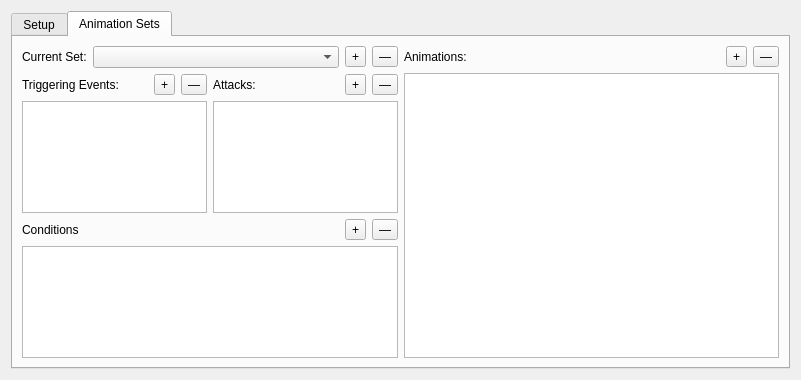
<?xml version="1.0" encoding="UTF-8"?>
<ui version="4.0">
 <class>CharacterEditor</class>
 <widget class="QWidget" name="CharacterEditor">
  <property name="geometry">
   <rect>
    <x>0</x>
    <y>0</y>
    <width>801</width>
    <height>380</height>
   </rect>
  </property>
  <property name="windowTitle">
   <string>Form</string>
  </property>
  <layout class="QVBoxLayout" name="verticalLayout_6">
   <item>
    <widget class="QTabWidget" name="mainTab">
     <property name="currentIndex">
      <number>1</number>
     </property>
     <widget class="QWidget" name="setupTab">
      <attribute name="title">
       <string>Setup</string>
      </attribute>
      <layout class="QVBoxLayout" name="verticalLayout_12">
       <item>
        <layout class="QHBoxLayout" name="horizontalLayout_11" stretch="10,1">
         <item>
          <layout class="QGridLayout" name="gridLayout">
           <item row="0" column="0">
            <layout class="QHBoxLayout" name="horizontalLayout_2" stretch="1,10,0,0">
             <property name="sizeConstraint">
              <enum>QLayout::SetDefaultConstraint</enum>
             </property>
             <item>
              <widget class="QLabel" name="rigLabel">
               <property name="font">
                <font>
                 <pointsize>10</pointsize>
                </font>
               </property>
               <property name="text">
                <string>Rig:</string>
               </property>
              </widget>
             </item>
             <item>
              <widget class="QComboBox" name="rigComboBox">
               <property name="editable">
                <bool>true</bool>
               </property>
               <property name="currentText">
                <string>(none)</string>
               </property>
              </widget>
             </item>
             <item>
              <widget class="QToolButton" name="dummyRigButton">
               <property name="toolTip">
                <string>&lt;html&gt;&lt;head/&gt;&lt;body&gt;&lt;p&gt;Create Single Bone Dummy Rig&lt;/p&gt;&lt;/body&gt;&lt;/html&gt;</string>
               </property>
               <property name="whatsThis">
                <string>&lt;html&gt;&lt;head/&gt;&lt;body&gt;&lt;p&gt;Create Dummy Single Bone Rig&lt;/p&gt;&lt;/body&gt;&lt;/html&gt;</string>
               </property>
               <property name="text">
                <string>+</string>
               </property>
              </widget>
             </item>
             <item>
              <widget class="QToolButton" name="rigImportButton">
               <property name="toolTip">
                <string>&lt;html&gt;&lt;head/&gt;&lt;body&gt;&lt;p&gt;Import Rig&lt;/p&gt;&lt;/body&gt;&lt;/html&gt;</string>
               </property>
               <property name="text">
                <string>...</string>
               </property>
              </widget>
             </item>
            </layout>
           </item>
           <item row="1" column="0">
            <layout class="QHBoxLayout" name="horizontalLayout" stretch="1,10,0,0">
             <property name="sizeConstraint">
              <enum>QLayout::SetDefaultConstraint</enum>
             </property>
             <item>
              <widget class="QLabel" name="behaviorLabel">
               <property name="font">
                <font>
                 <pointsize>10</pointsize>
                </font>
               </property>
               <property name="text">
                <string>Main Behavior:</string>
               </property>
              </widget>
             </item>
             <item>
              <widget class="QComboBox" name="behavioComboBox">
               <property name="editable">
                <bool>true</bool>
               </property>
               <property name="currentText">
                <string>(none)</string>
               </property>
              </widget>
             </item>
             <item>
              <widget class="QToolButton" name="behaviorNewButton">
               <property name="text">
                <string>+</string>
               </property>
              </widget>
             </item>
             <item>
              <widget class="QToolButton" name="behaviorImportButton">
               <property name="text">
                <string>...</string>
               </property>
              </widget>
             </item>
            </layout>
           </item>
          </layout>
         </item>
         <item>
          <layout class="QGridLayout" name="gridLayout_3">
           <item row="0" column="1">
            <widget class="QLineEdit" name="rigBoneCountLineEdit">
             <property name="enabled">
              <bool>true</bool>
             </property>
             <property name="sizePolicy">
              <sizepolicy hsizetype="Expanding" vsizetype="Fixed">
               <horstretch>0</horstretch>
               <verstretch>0</verstretch>
              </sizepolicy>
             </property>
             <property name="readOnly">
              <bool>true</bool>
             </property>
            </widget>
           </item>
           <item row="0" column="0">
            <widget class="QLabel" name="rigBoneCount">
             <property name="font">
              <font>
               <pointsize>10</pointsize>
              </font>
             </property>
             <property name="text">
              <string>Skeleton Bones:</string>
             </property>
            </widget>
           </item>
           <item row="1" column="0">
            <widget class="QLabel" name="ragdollBoneCount">
             <property name="font">
              <font>
               <pointsize>10</pointsize>
              </font>
             </property>
             <property name="text">
              <string>Ragdoll Bones:</string>
             </property>
            </widget>
           </item>
           <item row="1" column="1">
            <widget class="QLineEdit" name="ragdollBoneCountLineEdit">
             <property name="enabled">
              <bool>true</bool>
             </property>
             <property name="readOnly">
              <bool>true</bool>
             </property>
            </widget>
           </item>
          </layout>
         </item>
        </layout>
       </item>
       <item>
        <widget class="QGroupBox" name="setupMirrrorinGroupBox">
         <property name="title">
          <string>Mirroring Properties:</string>
         </property>
         <layout class="QVBoxLayout" name="verticalLayout_11">
          <item>
           <layout class="QVBoxLayout" name="verticalLayout_10">
            <item>
             <layout class="QHBoxLayout" name="horizontalLayout_12">
              <item>
               <widget class="QLabel" name="label">
                <property name="text">
                 <string>Axis:</string>
                </property>
               </widget>
              </item>
              <item>
               <widget class="QLabel" name="label_2">
                <property name="text">
                 <string>X:</string>
                </property>
                <property name="alignment">
                 <set>Qt::AlignRight|Qt::AlignTrailing|Qt::AlignVCenter</set>
                </property>
               </widget>
              </item>
              <item>
               <widget class="QDoubleSpinBox" name="mirroringXDoubleSpinBox">
                <property name="decimals">
                 <number>5</number>
                </property>
                <property name="minimum">
                 <double>-1.000000000000000</double>
                </property>
                <property name="maximum">
                 <double>1.000000000000000</double>
                </property>
                <property name="singleStep">
                 <double>0.100000000000000</double>
                </property>
               </widget>
              </item>
              <item>
               <widget class="QLabel" name="label_3">
                <property name="text">
                 <string>Y:</string>
                </property>
                <property name="alignment">
                 <set>Qt::AlignRight|Qt::AlignTrailing|Qt::AlignVCenter</set>
                </property>
               </widget>
              </item>
              <item>
               <widget class="QDoubleSpinBox" name="mirroringYDoubleSpinBox">
                <property name="decimals">
                 <number>5</number>
                </property>
                <property name="minimum">
                 <double>-1.000000000000000</double>
                </property>
                <property name="maximum">
                 <double>1.000000000000000</double>
                </property>
                <property name="singleStep">
                 <double>0.100000000000000</double>
                </property>
               </widget>
              </item>
              <item>
               <widget class="QLabel" name="label_4">
                <property name="text">
                 <string>Z:</string>
                </property>
                <property name="alignment">
                 <set>Qt::AlignRight|Qt::AlignTrailing|Qt::AlignVCenter</set>
                </property>
               </widget>
              </item>
              <item>
               <widget class="QDoubleSpinBox" name="mirroringZDoubleSpinBox">
                <property name="decimals">
                 <number>5</number>
                </property>
                <property name="minimum">
                 <double>-1.000000000000000</double>
                </property>
                <property name="maximum">
                 <double>1.000000000000000</double>
                </property>
                <property name="singleStep">
                 <double>0.100000000000000</double>
                </property>
                <property name="value">
                 <double>1.000000000000000</double>
                </property>
               </widget>
              </item>
              <item>
               <widget class="QPushButton" name="mirroringComputePairingsButton">
                <property name="text">
                 <string>Automatically Compute Bone Pairings</string>
                </property>
               </widget>
              </item>
             </layout>
            </item>
            <item>
             <layout class="QHBoxLayout" name="horizontalLayout_13">
              <item>
               <layout class="QVBoxLayout" name="verticalLayout_8">
                <item>
                 <widget class="QLabel" name="label_5">
                  <property name="text">
                   <string>Select Bone:</string>
                  </property>
                 </widget>
                </item>
                <item>
                 <widget class="QTreeView" name="selectBoneTreeView"/>
                </item>
               </layout>
              </item>
              <item>
               <layout class="QVBoxLayout" name="verticalLayout_9">
                <item>
                 <widget class="QLabel" name="label_6">
                  <property name="text">
                   <string>Select Paired Bone:</string>
                  </property>
                 </widget>
                </item>
                <item>
                 <widget class="QTreeView" name="selectPairedBoneTreeView"/>
                </item>
               </layout>
              </item>
             </layout>
            </item>
           </layout>
          </item>
         </layout>
        </widget>
       </item>
      </layout>
     </widget>
     <widget class="QWidget" name="animationSetsTab">
      <property name="toolTip">
       <string>Manage character's animation sets</string>
      </property>
      <attribute name="title">
       <string>Animation Sets</string>
      </attribute>
      <layout class="QVBoxLayout" name="verticalLayout_7">
       <item>
        <layout class="QHBoxLayout" name="horizontalLayout_9" stretch="1,1">
         <item>
          <layout class="QVBoxLayout" name="verticalLayout_4">
           <item>
            <layout class="QHBoxLayout" name="horizontalLayout_3" stretch="0,2,0,0">
             <item>
              <widget class="QLabel" name="setCurrentLabel">
               <property name="text">
                <string>Current Set:</string>
               </property>
              </widget>
             </item>
             <item>
              <widget class="QComboBox" name="setCurrentComboBox"/>
             </item>
             <item>
              <widget class="QToolButton" name="setAddButton">
               <property name="text">
                <string>+</string>
               </property>
              </widget>
             </item>
             <item>
              <widget class="QToolButton" name="setRemoveButton">
               <property name="text">
                <string>—</string>
               </property>
              </widget>
             </item>
            </layout>
           </item>
           <item>
            <layout class="QHBoxLayout" name="horizontalLayout_7">
             <item>
              <layout class="QVBoxLayout" name="verticalLayout">
               <item>
                <layout class="QHBoxLayout" name="horizontalLayout_4">
                 <item>
                  <widget class="QLabel" name="setTriggeringEvents">
                   <property name="text">
                    <string>Triggering Events:</string>
                   </property>
                  </widget>
                 </item>
                 <item>
                  <widget class="QToolButton" name="setEventAddButton">
                   <property name="text">
                    <string>+</string>
                   </property>
                  </widget>
                 </item>
                 <item>
                  <widget class="QToolButton" name="setEventRemoveButton">
                   <property name="text">
                    <string>—</string>
                   </property>
                  </widget>
                 </item>
                </layout>
               </item>
               <item>
                <widget class="QTableWidget" name="setTriggetingEventsView">
                 <property name="editTriggers">
                  <set>QAbstractItemView::NoEditTriggers</set>
                 </property>
                 <property name="showDropIndicator" stdset="0">
                  <bool>false</bool>
                 </property>
                 <property name="dragDropOverwriteMode">
                  <bool>false</bool>
                 </property>
                 <property name="textElideMode">
                  <enum>Qt::ElideNone</enum>
                 </property>
                 <property name="showGrid">
                  <bool>false</bool>
                 </property>
                 <property name="rowCount">
                  <number>0</number>
                 </property>
                 <property name="columnCount">
                  <number>1</number>
                 </property>
                 <attribute name="horizontalHeaderVisible">
                  <bool>false</bool>
                 </attribute>
                 <attribute name="horizontalHeaderDefaultSectionSize">
                  <number>200</number>
                 </attribute>
                 <attribute name="horizontalHeaderHighlightSections">
                  <bool>true</bool>
                 </attribute>
                 <attribute name="horizontalHeaderStretchLastSection">
                  <bool>true</bool>
                 </attribute>
                 <attribute name="verticalHeaderVisible">
                  <bool>false</bool>
                 </attribute>
                 <attribute name="verticalHeaderMinimumSectionSize">
                  <number>20</number>
                 </attribute>
                 <attribute name="verticalHeaderDefaultSectionSize">
                  <number>20</number>
                 </attribute>
                 <column/>
                </widget>
               </item>
              </layout>
             </item>
             <item>
              <layout class="QVBoxLayout" name="verticalLayout_3">
               <item>
                <layout class="QHBoxLayout" name="horizontalLayout_6">
                 <item>
                  <widget class="QLabel" name="setAttacksLabel">
                   <property name="text">
                    <string>Attacks:</string>
                   </property>
                  </widget>
                 </item>
                 <item>
                  <widget class="QToolButton" name="setAttacksAddButton">
                   <property name="text">
                    <string>+</string>
                   </property>
                  </widget>
                 </item>
                 <item>
                  <widget class="QToolButton" name="setAttacksRemoveButton">
                   <property name="text">
                    <string>—</string>
                   </property>
                  </widget>
                 </item>
                </layout>
               </item>
               <item>
                <widget class="QTreeWidget" name="setAttacksTreeWidget">
                 <property name="editTriggers">
                  <set>QAbstractItemView::NoEditTriggers</set>
                 </property>
                 <property name="textElideMode">
                  <enum>Qt::ElideNone</enum>
                 </property>
                 <attribute name="headerVisible">
                  <bool>false</bool>
                 </attribute>
                 <column>
                  <property name="text">
                   <string notr="true">1</string>
                  </property>
                 </column>
                </widget>
               </item>
              </layout>
             </item>
            </layout>
           </item>
           <item>
            <layout class="QVBoxLayout" name="verticalLayout_2">
             <item>
              <layout class="QHBoxLayout" name="horizontalLayout_5">
               <item>
                <widget class="QLabel" name="setConditionsLabel">
                 <property name="text">
                  <string>Conditions</string>
                 </property>
                </widget>
               </item>
               <item>
                <widget class="QToolButton" name="setConditionsAddButton">
                 <property name="text">
                  <string>+</string>
                 </property>
                </widget>
               </item>
               <item>
                <widget class="QToolButton" name="setConditionsRemoveButton">
                 <property name="text">
                  <string>—</string>
                 </property>
                </widget>
               </item>
              </layout>
             </item>
             <item>
              <widget class="QTableWidget" name="setConditionsTableWidget">
               <property name="editTriggers">
                <set>QAbstractItemView::NoEditTriggers</set>
               </property>
               <property name="textElideMode">
                <enum>Qt::ElideNone</enum>
               </property>
               <property name="columnCount">
                <number>3</number>
               </property>
               <attribute name="horizontalHeaderVisible">
                <bool>false</bool>
               </attribute>
               <attribute name="horizontalHeaderDefaultSectionSize">
                <number>32</number>
               </attribute>
               <attribute name="horizontalHeaderStretchLastSection">
                <bool>true</bool>
               </attribute>
               <attribute name="verticalHeaderVisible">
                <bool>false</bool>
               </attribute>
               <attribute name="verticalHeaderMinimumSectionSize">
                <number>20</number>
               </attribute>
               <attribute name="verticalHeaderDefaultSectionSize">
                <number>20</number>
               </attribute>
               <column/>
               <column/>
               <column/>
              </widget>
             </item>
            </layout>
           </item>
          </layout>
         </item>
         <item>
          <layout class="QVBoxLayout" name="verticalLayout_5">
           <item>
            <layout class="QHBoxLayout" name="horizontalLayout_8">
             <item>
              <widget class="QLabel" name="setAnimationsLabel">
               <property name="text">
                <string>Animations:</string>
               </property>
              </widget>
             </item>
             <item>
              <widget class="QToolButton" name="setAnimationsAddButton">
               <property name="text">
                <string>+</string>
               </property>
              </widget>
             </item>
             <item>
              <widget class="QToolButton" name="setAnimationsRemoveButton">
               <property name="text">
                <string>—</string>
               </property>
              </widget>
             </item>
            </layout>
           </item>
           <item>
            <widget class="QTableWidget" name="setAnimationsTableWidget">
             <property name="editTriggers">
              <set>QAbstractItemView::NoEditTriggers</set>
             </property>
             <property name="textElideMode">
              <enum>Qt::ElideNone</enum>
             </property>
             <property name="columnCount">
              <number>1</number>
             </property>
             <attribute name="horizontalHeaderVisible">
              <bool>false</bool>
             </attribute>
             <attribute name="horizontalHeaderStretchLastSection">
              <bool>true</bool>
             </attribute>
             <attribute name="verticalHeaderVisible">
              <bool>false</bool>
             </attribute>
             <attribute name="verticalHeaderMinimumSectionSize">
              <number>20</number>
             </attribute>
             <attribute name="verticalHeaderDefaultSectionSize">
              <number>20</number>
             </attribute>
             <column/>
            </widget>
           </item>
          </layout>
         </item>
        </layout>
       </item>
      </layout>
     </widget>
    </widget>
   </item>
  </layout>
 </widget>
 <resources/>
 <connections/>
</ui>
